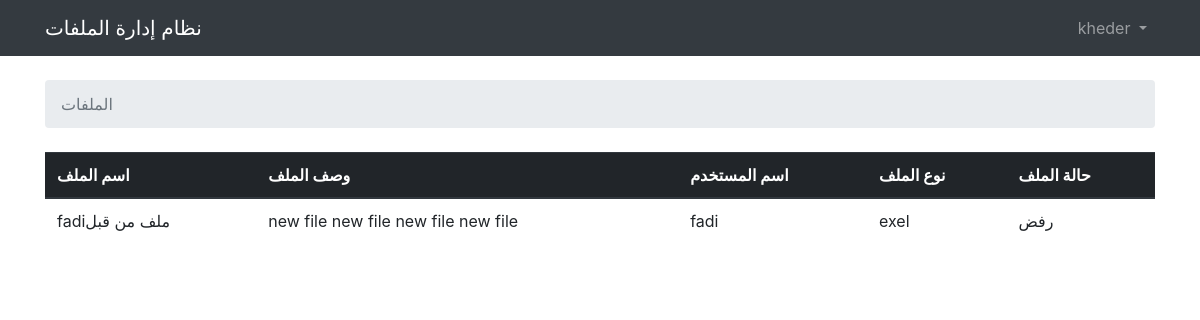
Screenshot of /all-files/ (signed in) with the database file from the repository.
### base/models.py (models this page shows, shortened)
class User(AbstractUser):
    user_type = models.CharField(max_length=25, choices=Type_User)

class StatusFile(models.Model):
    file = models.ForeignKey(UploadFile, on_delete=models.CASCADE)
    user = models.ForeignKey(User, on_delete=models.CASCADE, blank=True, null=True)
    status = models.CharField(max_length=25, choices=Status, blank=True, null=True)
    note = models.TextField(max_length=1000, null=True, blank=True)
    created_at = models.DateTimeField(auto_now_add=True)
    is_proccessed = models.BooleanField(default=False)
    class Meta:
        ordering = ['created_at']

class UploadFile(models.Model):
    user = models.ForeignKey(User, on_delete=models.CASCADE)
    file = models.FileField(upload_to='files')
    note = models.TextField(max_length=1000, null=True, blank=True)
    created_at = models.DateTimeField(auto_now_add=True)
    type_file = models.CharField(max_length=25, choices=Type_File)
    def __str__(self) -> str:
        return f'{self.user.username}ملف من قبل'

### base/views.py (the view)
# urls.py: path('all-files/', all_files, name='all_files'),
@login_required(login_url='login')
def all_files(request):
    context = {
        'files':StatusFile.objects.all()
    }
    return render(request, 'all_files.html', context)

### templates/all_files.html (shortened to what this page needs)
{% extends 'base.html' %}
{% load static %}
    {% block breadcrumb %}
        <li class="breadcrumb-item active">الملفات</li>
    {% endblock %}
    {% block content %}
        <table class="table">
            <thead class="thead-dark">
                <tr>
                    <th>اسم الملف</th>
                    <th>وصف الملف</th>
                    <th>اسم المستخدم</th>
                    <th>نوع الملف</th>
                    <th>حالة الملف</th>
                </tr>
            </thead>
            <tbody>
                {% for file in files %}
                <tr>
                    <td>
                        {% if request.user.user_type == 'مساعد' and request.user.uploadfile_set.all.first.user == request.user%}
                        <a href="{% url 'edit_file' file.file.id %}">{{file.file.file}}</a>
                        <small class="text-muted d-block"></small>
                        {% elif request.user.user_type == 'مدقق' and request.user.upload_file_set.get.user == request.user %}
                        <a href="{% url 'edit_file' file.id %}">{{file.file}}</a>
                        <small class="text-muted d-block"></small>
                        {% else %}
                        {{file.file}}
                    </td>
                    {% endif %}
                    <td>{{file.file.note}}</td>
                    <td>{{file.user.username}}</td>
                    <td>{{file.file.type_file}}</td>
                    <td>
                        {% if file.status == '1' %}
                        {{'طلب مراجعة مشرف' | escape}}
                        {% elif file.status == '2' %}
                        {{ 'طلب تعديل من مساعد' | escape}}
                        {% elif file.status == '3' %}
                        {{ 'رفض' | escape}}
                        {% elif file.status == '4' %}
                        {{'طلب مراجعة مدير'| escape}}
                        {% elif file.status == '5' %}
                        {{'تم التحقق' | escape}}
                        {% elif file.status == '6' %}
                        {{ 'طلب مراجعة مدقق' | escape}}
                        {% else %}
                        {{'قيد المعالجة' | escape}}
                        {% endif %}
                    </td>
                </tr>
                {% endfor %}
            </tbody>
        </table>
    {% endblock %}

### templates/base.html (shortened to what this page needs)
{% load static %}
<html lang="en">
<head>
    <link rel="stylesheet" href="{%static 'css/bootstrap.min.css'%}">
</head>
<body>
{%block body%}
<nav class="navbar navbar-expand-sm navbar-dark bg-dark">
  <div class="container">
    <a class="navbar-brand" href="{% url 'home' %}">نظام إدارة الملفات</a>
    <div class="collapse navbar-collapse" id="mainMenu">
      {% if user.is_authenticated %}
      <ul class="navbar-nav ml-auto">
        <li class="nav-item dropdown">
          <a class="nav-link dropdown-toggle" href="#" id="userMenu" data-toggle="dropdown" aria-haspopup="true" aria-expanded="false">
            {{ user.username }}
          </a>
        </li>
      </ul>
      {% endif %}
    </div>
  </div>
</nav>
<div class="container">
<ol class="breadcrumb my-4">
    {% block breadcrumb %}
    {% endblock %}
</ol>
    {% block content %}
    {% endblock %}
</div>
{%endblock body%}
</body>
</html>

### rows the page displays
User: username "kheder"
StatusFile: file "fadiملف من قبل", file.note "new file new file new file new file", user.username "fadi", file.type_file "exel", value "رفض"
